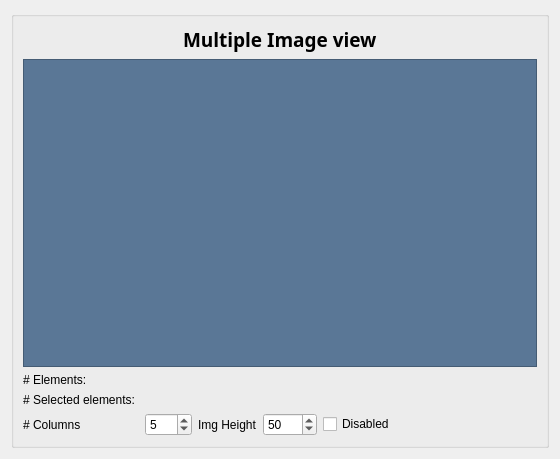
<?xml version="1.0" encoding="UTF-8"?>
<ui version="4.0">
 <class>MultipleImageView</class>
 <widget class="QWidget" name="MultipleImageView">
  <property name="geometry">
   <rect>
    <x>0</x>
    <y>0</y>
    <width>560</width>
    <height>459</height>
   </rect>
  </property>
  <property name="windowTitle">
   <string>Multiple Image View</string>
  </property>
  <layout class="QGridLayout" name="gridLayout_2">
   <item row="0" column="0">
    <widget class="QGroupBox" name="groupBox">
     <property name="title">
      <string/>
     </property>
     <layout class="QGridLayout" name="gridLayout_3">
      <item row="0" column="0">
       <layout class="QGridLayout" name="gridLayout">
        <item row="0" column="0">
         <spacer name="horizontalSpacer">
          <property name="orientation">
           <enum>Qt::Horizontal</enum>
          </property>
          <property name="sizeHint" stdset="0">
           <size>
            <width>40</width>
            <height>20</height>
           </size>
          </property>
         </spacer>
        </item>
        <item row="0" column="1">
         <widget class="QLabel" name="label">
          <property name="font">
           <font>
            <family>Calibri Light</family>
            <pointsize>14</pointsize>
            <weight>75</weight>
            <bold>true</bold>
           </font>
          </property>
          <property name="text">
           <string>Multiple Image view</string>
          </property>
         </widget>
        </item>
        <item row="0" column="2">
         <spacer name="horizontalSpacer_2">
          <property name="orientation">
           <enum>Qt::Horizontal</enum>
          </property>
          <property name="sizeHint" stdset="0">
           <size>
            <width>40</width>
            <height>20</height>
           </size>
          </property>
         </spacer>
        </item>
        <item row="1" column="0" colspan="3">
         <layout class="QHBoxLayout" name="horizontalLayout">
          <item>
           <widget class="QScrollArea" name="_scrol_area">
            <property name="styleSheet">
             <string notr="true">background: rgb(90, 119, 150)</string>
            </property>
            <property name="widgetResizable">
             <bool>true</bool>
            </property>
            <widget class="QWidget" name="scrollAreaWidgetContents">
             <property name="geometry">
              <rect>
               <x>0</x>
               <y>0</y>
               <width>512</width>
               <height>290</height>
              </rect>
             </property>
             <layout class="QGridLayout" name="gridLayout_6">
              <item row="0" column="0">
               <layout class="QGridLayout" name="_image_grid"/>
              </item>
             </layout>
            </widget>
           </widget>
          </item>
         </layout>
        </item>
        <item row="2" column="0" colspan="3">
         <layout class="QGridLayout" name="gridLayout_4">
          <item row="4" column="4">
           <widget class="QCheckBox" name="_disabled_cbx">
            <property name="text">
             <string>Disabled</string>
            </property>
           </widget>
          </item>
          <item row="4" column="1">
           <widget class="QSpinBox" name="_num_columns_sbox">
            <property name="minimum">
             <number>1</number>
            </property>
            <property name="maximum">
             <number>100</number>
            </property>
            <property name="value">
             <number>5</number>
            </property>
           </widget>
          </item>
          <item row="4" column="2">
           <widget class="QLabel" name="_height_lbl">
            <property name="text">
             <string>Img Height</string>
            </property>
           </widget>
          </item>
          <item row="2" column="0">
           <widget class="QLabel" name="_num_elem_lbl">
            <property name="text">
             <string># Elements: </string>
            </property>
           </widget>
          </item>
          <item row="4" column="3">
           <widget class="QSpinBox" name="_img_height_sbox">
            <property name="minimum">
             <number>1</number>
            </property>
            <property name="maximum">
             <number>2000</number>
            </property>
            <property name="value">
             <number>50</number>
            </property>
           </widget>
          </item>
          <item row="4" column="5">
           <spacer name="horizontalSpacer_3">
            <property name="orientation">
             <enum>Qt::Horizontal</enum>
            </property>
            <property name="sizeHint" stdset="0">
             <size>
              <width>40</width>
              <height>20</height>
             </size>
            </property>
           </spacer>
          </item>
          <item row="4" column="0">
           <widget class="QLabel" name="_column_lbl">
            <property name="text">
             <string># Columns</string>
            </property>
           </widget>
          </item>
          <item row="3" column="0">
           <widget class="QLabel" name="_num_sel_elem_lbl">
            <property name="text">
             <string># Selected elements: </string>
            </property>
           </widget>
          </item>
         </layout>
        </item>
       </layout>
      </item>
     </layout>
    </widget>
   </item>
  </layout>
 </widget>
 <resources/>
 <connections/>
</ui>
